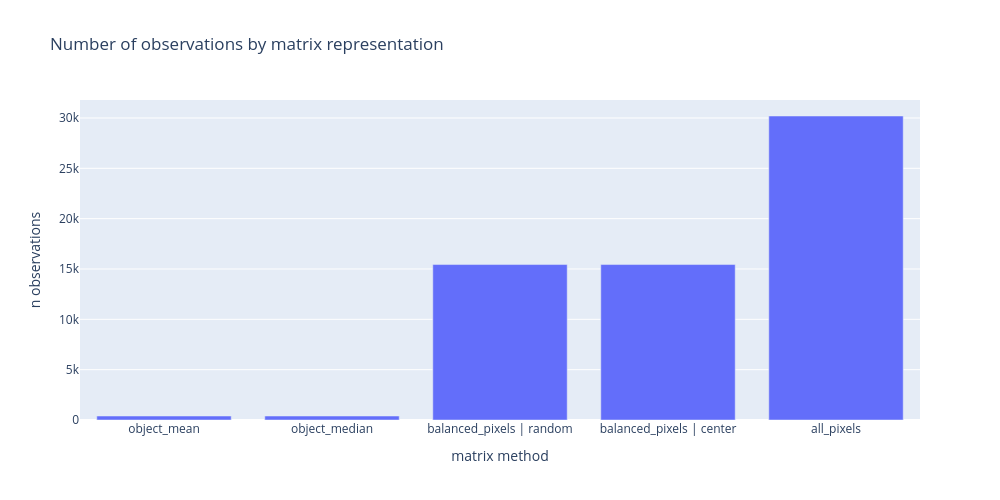

Write notebook code for a chart like this one.
### Code cell
plot_bar_values(
    x=matrix_summary_df["matrix_method"].astype(str)
      + matrix_summary_df["balanced_pixel_strategy"].fillna("").map(lambda s: f" | {s}" if s else ""),
    y=matrix_summary_df["n_observations"],
    title="Number of observations by matrix representation",
    x_title="matrix method",
    y_title="n observations",
    show=True,
)

### Figure 1 — Plotly figure (JSON) as saved in the notebook; plotly's stock layout.template omitted (floating-point values rounded to 4 significant figures)
{"data": [{"hovertemplate": "%{x}<br>%{y}<extra></extra>", "type": "bar", "x": ["object_mean", "object_median", "balanced_pixels | random", "balanced_pixels | center", "all_pixels"], "y": [394, 394, 15440, 15440, 30197]}], "layout": {"height": 500, "title": {"text": "Number of observations by matrix representation"}, "width": 1000, "xaxis": {"title": {"text": "matrix method"}}, "yaxis": {"title": {"text": "n observations"}}}}
